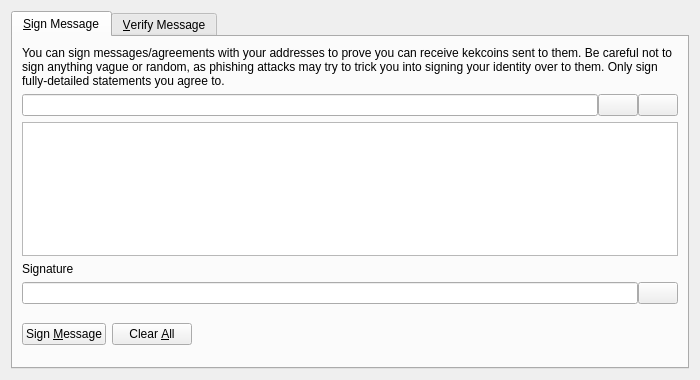
<?xml version="1.0" encoding="UTF-8"?>
<ui version="4.0">
 <class>SignVerifyMessageDialog</class>
 <widget class="QDialog" name="SignVerifyMessageDialog">
  <property name="geometry">
   <rect>
    <x>0</x>
    <y>0</y>
    <width>700</width>
    <height>380</height>
   </rect>
  </property>
  <property name="windowTitle">
   <string>Signatures - Sign / Verify a Message</string>
  </property>
  <property name="styleSheet">
   <string notr="true"/>
  </property>
  <property name="modal">
   <bool>true</bool>
  </property>
  <layout class="QVBoxLayout" name="verticalLayout">
   <item>
    <widget class="QTabWidget" name="tabWidget">
     <property name="currentIndex">
      <number>0</number>
     </property>
     <widget class="QWidget" name="tabSignMessage">
      <attribute name="title">
       <string>&amp;Sign Message</string>
      </attribute>
      <layout class="QVBoxLayout" name="verticalLayout_SM">
       <item>
        <widget class="QLabel" name="infoLabel_SM">
         <property name="text">
          <string>You can sign messages/agreements with your addresses to prove you can receive kekcoins sent to them. Be careful not to sign anything vague or random, as phishing attacks may try to trick you into signing your identity over to them. Only sign fully-detailed statements you agree to.</string>
         </property>
         <property name="textFormat">
          <enum>Qt::PlainText</enum>
         </property>
         <property name="wordWrap">
          <bool>true</bool>
         </property>
        </widget>
       </item>
       <item>
        <layout class="QHBoxLayout" name="horizontalLayout_1_SM">
         <property name="spacing">
          <number>0</number>
         </property>
         <item>
          <widget class="QValidatedLineEdit" name="addressIn_SM">
           <property name="toolTip">
            <string>The KekCoin address to sign the message with</string>
           </property>
          </widget>
         </item>
         <item>
          <widget class="QPushButton" name="addressBookButton_SM">
           <property name="toolTip">
            <string>Choose previously used address</string>
           </property>
           <property name="styleSheet">
            <string notr="true"/>
           </property>
           <property name="text">
            <string/>
           </property>
           <property name="icon">
            <iconset>
             <normaloff>:/icons/address-book</normaloff>:/icons/address-book</iconset>
           </property>
           <property name="shortcut">
            <string>Alt+A</string>
           </property>
           <property name="autoDefault">
            <bool>false</bool>
           </property>
          </widget>
         </item>
         <item>
          <widget class="QPushButton" name="pasteButton_SM">
           <property name="toolTip">
            <string>Paste address from clipboard</string>
           </property>
           <property name="styleSheet">
            <string notr="true"/>
           </property>
           <property name="text">
            <string/>
           </property>
           <property name="icon">
            <iconset>
             <normaloff>:/icons/editpaste</normaloff>:/icons/editpaste</iconset>
           </property>
           <property name="shortcut">
            <string>Alt+P</string>
           </property>
           <property name="autoDefault">
            <bool>false</bool>
           </property>
          </widget>
         </item>
        </layout>
       </item>
       <item>
        <widget class="QPlainTextEdit" name="messageIn_SM">
         <property name="toolTip">
          <string>Enter the message you want to sign here</string>
         </property>
        </widget>
       </item>
       <item>
        <widget class="QLabel" name="signatureLabel_SM">
         <property name="text">
          <string>Signature</string>
         </property>
         <property name="textFormat">
          <enum>Qt::PlainText</enum>
         </property>
        </widget>
       </item>
       <item>
        <layout class="QHBoxLayout" name="horizontalLayout_2_SM">
         <property name="spacing">
          <number>0</number>
         </property>
         <item>
          <widget class="QLineEdit" name="signatureOut_SM">
           <property name="font">
            <font>
             <italic>true</italic>
            </font>
           </property>
           <property name="readOnly">
            <bool>true</bool>
           </property>
          </widget>
         </item>
         <item>
          <widget class="QPushButton" name="copySignatureButton_SM">
           <property name="toolTip">
            <string>Copy the current signature to the system clipboard</string>
           </property>
           <property name="styleSheet">
            <string notr="true"/>
           </property>
           <property name="text">
            <string/>
           </property>
           <property name="icon">
            <iconset>
             <normaloff>:/icons/editcopy</normaloff>:/icons/editcopy</iconset>
           </property>
           <property name="autoDefault">
            <bool>false</bool>
           </property>
          </widget>
         </item>
        </layout>
       </item>
       <item>
        <layout class="QHBoxLayout" name="horizontalLayout_3_SM">
         <item>
          <widget class="QPushButton" name="signMessageButton_SM">
           <property name="toolTip">
            <string>Sign the message to prove you own this KekCoin address</string>
           </property>
           <property name="styleSheet">
            <string notr="true"/>
           </property>
           <property name="text">
            <string>Sign &amp;Message</string>
           </property>
           <property name="icon">
            <iconset>
             <normaloff>:/icons/edit</normaloff>:/icons/edit</iconset>
           </property>
           <property name="autoDefault">
            <bool>false</bool>
           </property>
          </widget>
         </item>
         <item>
          <widget class="QPushButton" name="clearButton_SM">
           <property name="toolTip">
            <string>Reset all sign message fields</string>
           </property>
           <property name="styleSheet">
            <string notr="true"/>
           </property>
           <property name="text">
            <string>Clear &amp;All</string>
           </property>
           <property name="icon">
            <iconset>
             <normaloff>:/icons/remove</normaloff>:/icons/remove</iconset>
           </property>
           <property name="autoDefault">
            <bool>false</bool>
           </property>
          </widget>
         </item>
         <item>
          <spacer name="horizontalSpacer_1_SM">
           <property name="orientation">
            <enum>Qt::Horizontal</enum>
           </property>
           <property name="sizeHint" stdset="0">
            <size>
             <width>40</width>
             <height>48</height>
            </size>
           </property>
          </spacer>
         </item>
         <item>
          <widget class="QLabel" name="statusLabel_SM">
           <property name="font">
            <font>
             <weight>75</weight>
             <bold>true</bold>
            </font>
           </property>
           <property name="text">
            <string/>
           </property>
           <property name="wordWrap">
            <bool>true</bool>
           </property>
          </widget>
         </item>
         <item>
          <spacer name="horizontalSpacer_2_SM">
           <property name="orientation">
            <enum>Qt::Horizontal</enum>
           </property>
           <property name="sizeHint" stdset="0">
            <size>
             <width>40</width>
             <height>48</height>
            </size>
           </property>
          </spacer>
         </item>
        </layout>
       </item>
      </layout>
     </widget>
     <widget class="QWidget" name="tabVerifyMessage">
      <attribute name="title">
       <string>&amp;Verify Message</string>
      </attribute>
      <layout class="QVBoxLayout" name="verticalLayout_VM">
       <item>
        <widget class="QLabel" name="infoLabel_VM">
         <property name="text">
          <string>Enter the receiver's address, message (ensure you copy line breaks, spaces, tabs, etc. exactly) and signature below to verify the message. Be careful not to read more into the signature than what is in the signed message itself, to avoid being tricked by a man-in-the-middle attack. Note that this only proves the signing party receives with the address, it cannot prove sendership of any transaction!</string>
         </property>
         <property name="textFormat">
          <enum>Qt::PlainText</enum>
         </property>
         <property name="alignment">
          <set>Qt::AlignLeading|Qt::AlignLeft|Qt::AlignTop</set>
         </property>
         <property name="wordWrap">
          <bool>true</bool>
         </property>
        </widget>
       </item>
       <item>
        <layout class="QHBoxLayout" name="horizontalLayout_1_VM">
         <property name="spacing">
          <number>0</number>
         </property>
         <item>
          <widget class="QValidatedLineEdit" name="addressIn_VM">
           <property name="toolTip">
            <string>The KekCoin address the message was signed with</string>
           </property>
           <property name="styleSheet">
            <string notr="true"/>
           </property>
          </widget>
         </item>
         <item>
          <widget class="QPushButton" name="addressBookButton_VM">
           <property name="toolTip">
            <string>Choose previously used address</string>
           </property>
           <property name="styleSheet">
            <string notr="true"/>
           </property>
           <property name="text">
            <string/>
           </property>
           <property name="icon">
            <iconset>
             <normaloff>:/icons/address-book</normaloff>:/icons/address-book</iconset>
           </property>
           <property name="shortcut">
            <string>Alt+A</string>
           </property>
           <property name="autoDefault">
            <bool>false</bool>
           </property>
          </widget>
         </item>
        </layout>
       </item>
       <item>
        <widget class="QPlainTextEdit" name="messageIn_VM">
         <property name="styleSheet">
          <string notr="true"/>
         </property>
        </widget>
       </item>
       <item>
        <widget class="QValidatedLineEdit" name="signatureIn_VM">
         <property name="styleSheet">
          <string notr="true"/>
         </property>
        </widget>
       </item>
       <item>
        <layout class="QHBoxLayout" name="horizontalLayout_2_VM">
         <item>
          <widget class="QPushButton" name="verifyMessageButton_VM">
           <property name="toolTip">
            <string>Verify the message to ensure it was signed with the specified KekCoin address</string>
           </property>
           <property name="styleSheet">
            <string notr="true"/>
           </property>
           <property name="text">
            <string>Verify &amp;Message</string>
           </property>
           <property name="icon">
            <iconset>
             <normaloff>:/icons/transaction_0</normaloff>:/icons/transaction_0</iconset>
           </property>
           <property name="autoDefault">
            <bool>false</bool>
           </property>
          </widget>
         </item>
         <item>
          <widget class="QPushButton" name="clearButton_VM">
           <property name="toolTip">
            <string>Reset all verify message fields</string>
           </property>
           <property name="styleSheet">
            <string notr="true"/>
           </property>
           <property name="text">
            <string>Clear &amp;All</string>
           </property>
           <property name="icon">
            <iconset>
             <normaloff>:/icons/remove</normaloff>:/icons/remove</iconset>
           </property>
           <property name="autoDefault">
            <bool>false</bool>
           </property>
          </widget>
         </item>
         <item>
          <spacer name="horizontalSpacer_1_VM">
           <property name="orientation">
            <enum>Qt::Horizontal</enum>
           </property>
           <property name="sizeHint" stdset="0">
            <size>
             <width>40</width>
             <height>48</height>
            </size>
           </property>
          </spacer>
         </item>
         <item>
          <widget class="QLabel" name="statusLabel_VM">
           <property name="font">
            <font>
             <weight>75</weight>
             <bold>true</bold>
            </font>
           </property>
           <property name="text">
            <string/>
           </property>
           <property name="wordWrap">
            <bool>true</bool>
           </property>
          </widget>
         </item>
         <item>
          <spacer name="horizontalSpacer_2_VM">
           <property name="orientation">
            <enum>Qt::Horizontal</enum>
           </property>
           <property name="sizeHint" stdset="0">
            <size>
             <width>40</width>
             <height>48</height>
            </size>
           </property>
          </spacer>
         </item>
        </layout>
       </item>
      </layout>
     </widget>
    </widget>
   </item>
  </layout>
 </widget>
 <customwidgets>
  <customwidget>
   <class>QValidatedLineEdit</class>
   <extends>QLineEdit</extends>
   <header>qvalidatedlineedit.h</header>
  </customwidget>
 </customwidgets>
 <resources/>
 <connections/>
</ui>
